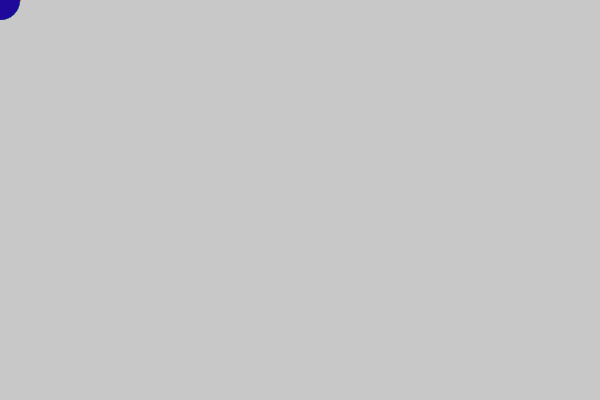
Frame 1 (no input)
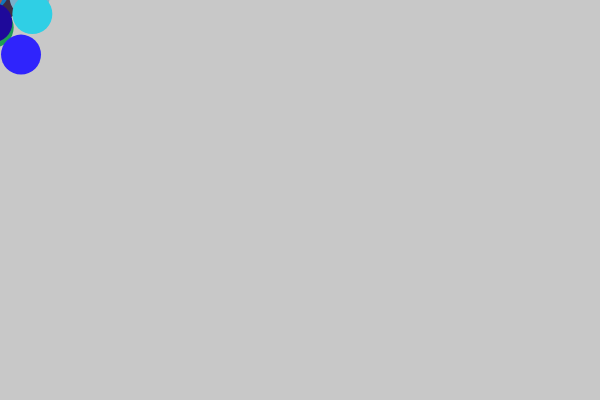
Frame 60 (no input)
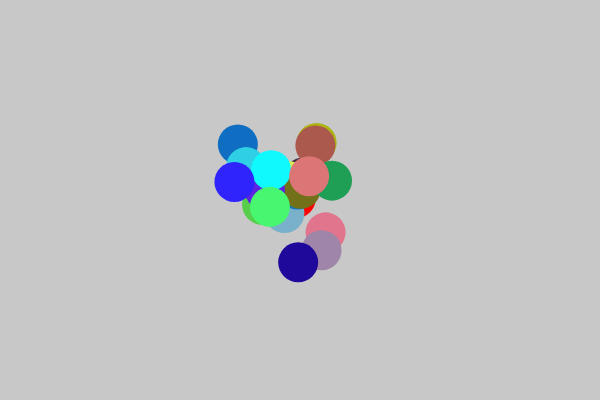
Frame 120 (the mouse pressed at the canvas centre since frame 60)

The p5.js sketch that drew these frames (run headless with seeded random() and noise() and a simulated clock; from frame 60 on, the mouse is pressed at the canvas centre):

// p5.js sketch
// ── sketch.js
/**
 * * lerp(start, stop, amt)
 * 计算一个介于两个数字之间所定义的插值量位置的数字。
 * amt 参数为两个值之间的插值量，0.0 为第一个值，0.1 为非常接近第一个值，0.5 为两者之间等等。lerp 函数可用来沿着直线制作动画及绘制虚线。
 * https://www.youtube.com/watch?v=8uLVnM36XUc&t=331s
 */

const balls = [];

function setup() {
  createCanvas(600, 400);

  for (let i = 0; i < 20; i++) {
    const col = color(random(0, 255), random(0, 255), random(0, 255));
    balls.push(new Ball(col));
  }
}

function draw() {
  background(200);
  let x = mouseX + random(-10, 10);
  let y = mouseY + random(-10, 10);

  noStroke();

  fill("red");
  ellipse(x, y, 40);

  for (let ball of balls) {
    ball.show();
    ball.update();
  }
}

class Ball {
  constructor(col) {
    const [x, y] = [0, 0];
    Object.assign(this, {
      col,
      x,
      y
    });
  }

  show() {
    fill(this.col);
    ellipse(this.x, this.y, 40);
  }

  update() {
    this.x = lerp(this.x, mouseX, 0.06) + random(-20, 20);
    this.y = lerp(this.y, mouseY, 0.06) + random(-20, 20);
  }
}
